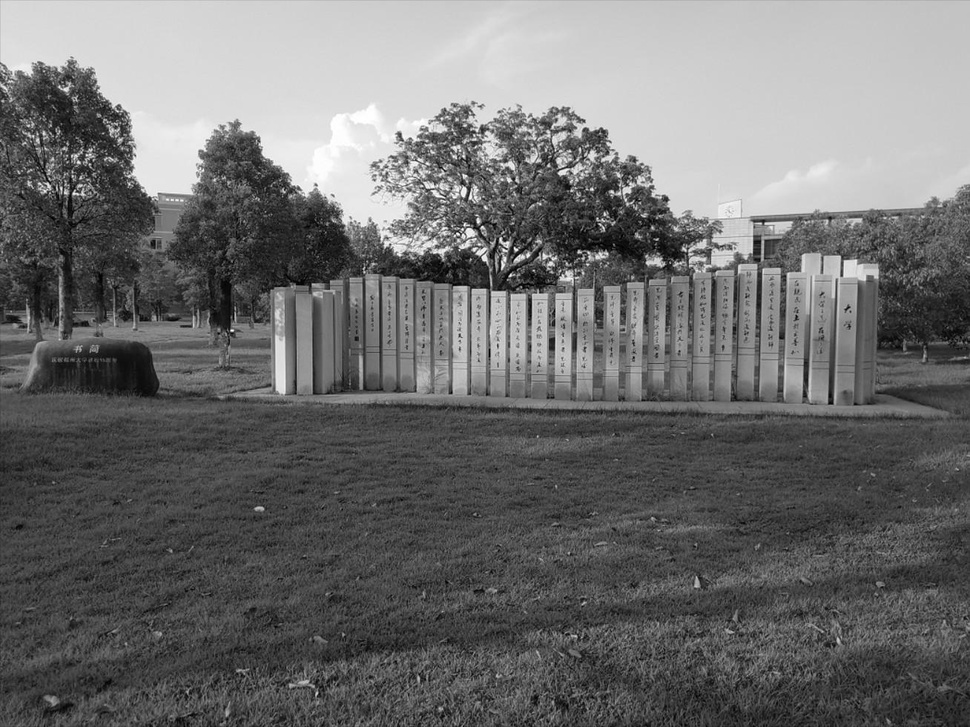
#> input picture cv_homework/2/Fzu_shutong_L.jpg, 970 x 727 px, shrunk from 1308 x 981 before the run
$ python 2_3.py
#> lines starting #> are read from the running program, lines starting #| are printed output that depends on the picture
import numpy as np
import matplotlib.pyplot as plt
import pylab


img = plt.imread('Fzu_shutong_L.jpg')
#> img is the input picture: shape (727, 970); min 0, max 255, mean 110.4
# plt.figure(dpi=160)
plt.figure(figsize=(12, 4.5))
plt.rcParams['font.sans-serif'] = ['Microsoft YaHei']
plt.rcParams['axes.unicode_minus'] = False

plt.subplot(121)
# 一行两列，位置是1的子图
plt.imshow(img, 'gray')
plt.title('原图')
#进行傅立叶变换，并显示结果

fft2 = np.fft.fft2(img)
shift2center = np.fft.fftshift(fft2)
log_shift2center = np.log(1 + np.abs(shift2center))
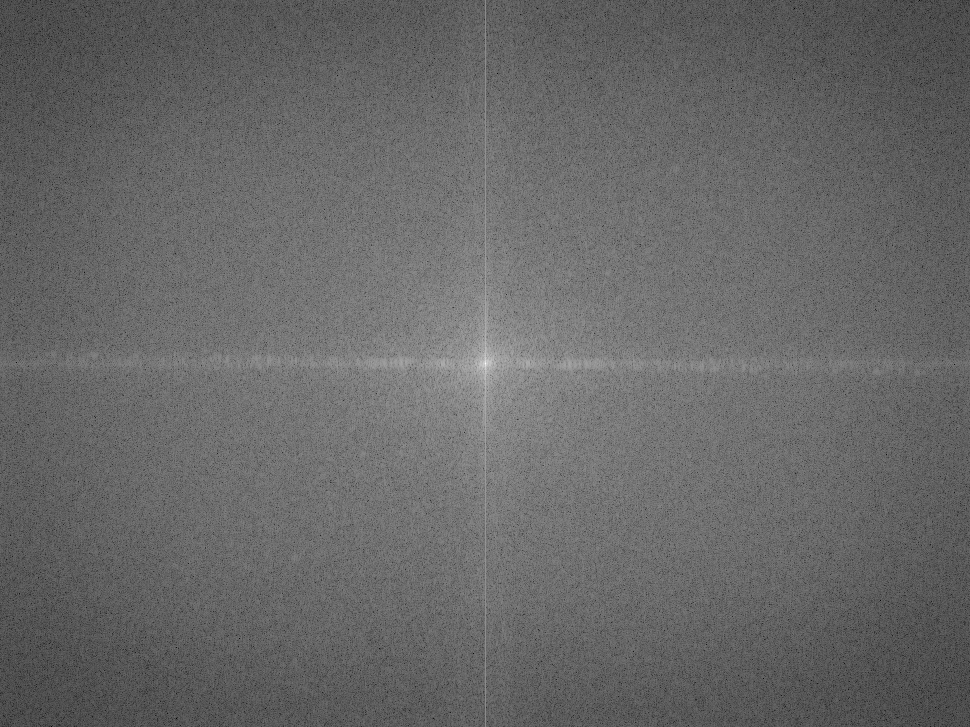
#> log_shift2center: shape (727, 970) float64; min 2.23, max 18.17, mean 8.73; drawn with min black and max white

plt.subplot(1, 2, 2)
plt.imshow(log_shift2center, 'gray')
plt.title('频域图_shift_log')
plt.savefig('Fzu_shutong_L_fft.jpg')
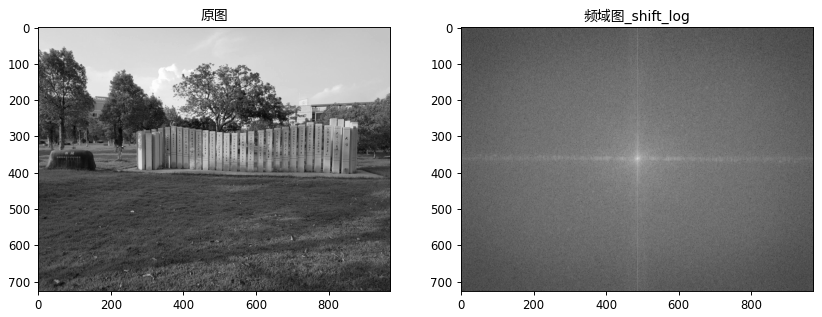
#> figure drawn by matplotlib, 2 panels
pylab.show()

$ run again, with cv_homework/2/ruined.jpg copied over cv_homework/2/Fzu_shutong_L.jpg
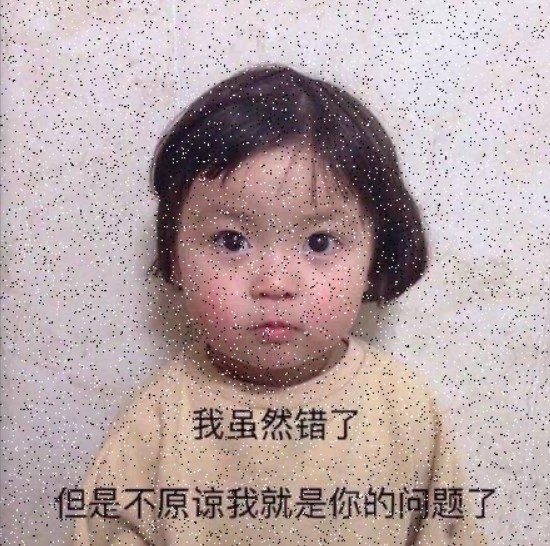
#> input picture cv_homework/2/ruined.jpg, 550 x 546 px
#> img is the input picture: shape (546, 550, 3); mean R, G, B 181.9, 163.8, 165.1
#> `log_shift2center = np.log(1 + np.abs(shift2center))`:
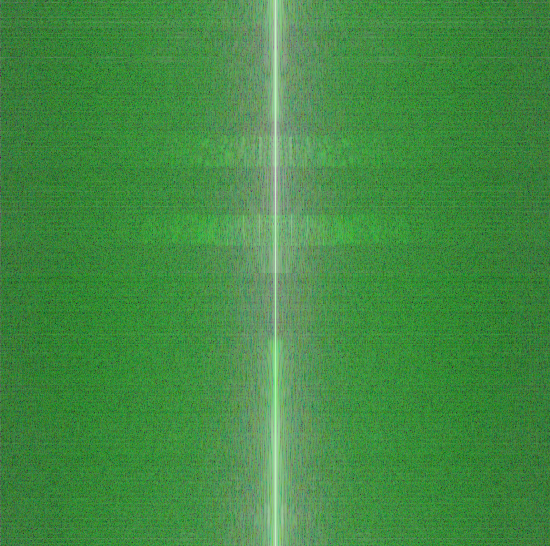
#> log_shift2center: shape (546, 550, 3) float64; mean of channels 0, 1, 2 3.4, 7.03, 3.4; drawn with min black and max white
#> `plt.savefig('Fzu_shutong_L_fft.jpg')`:
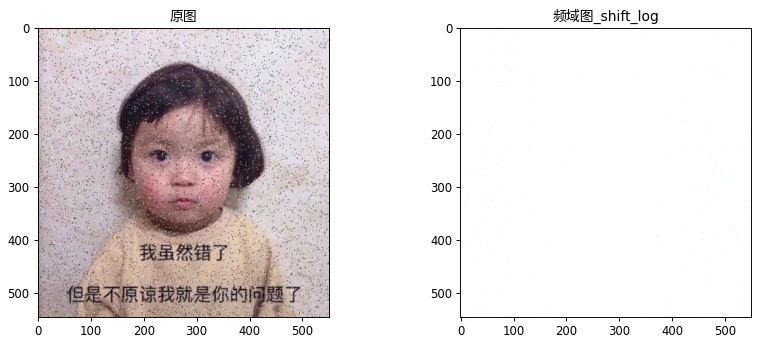
#> figure drawn by matplotlib, 2 panels
